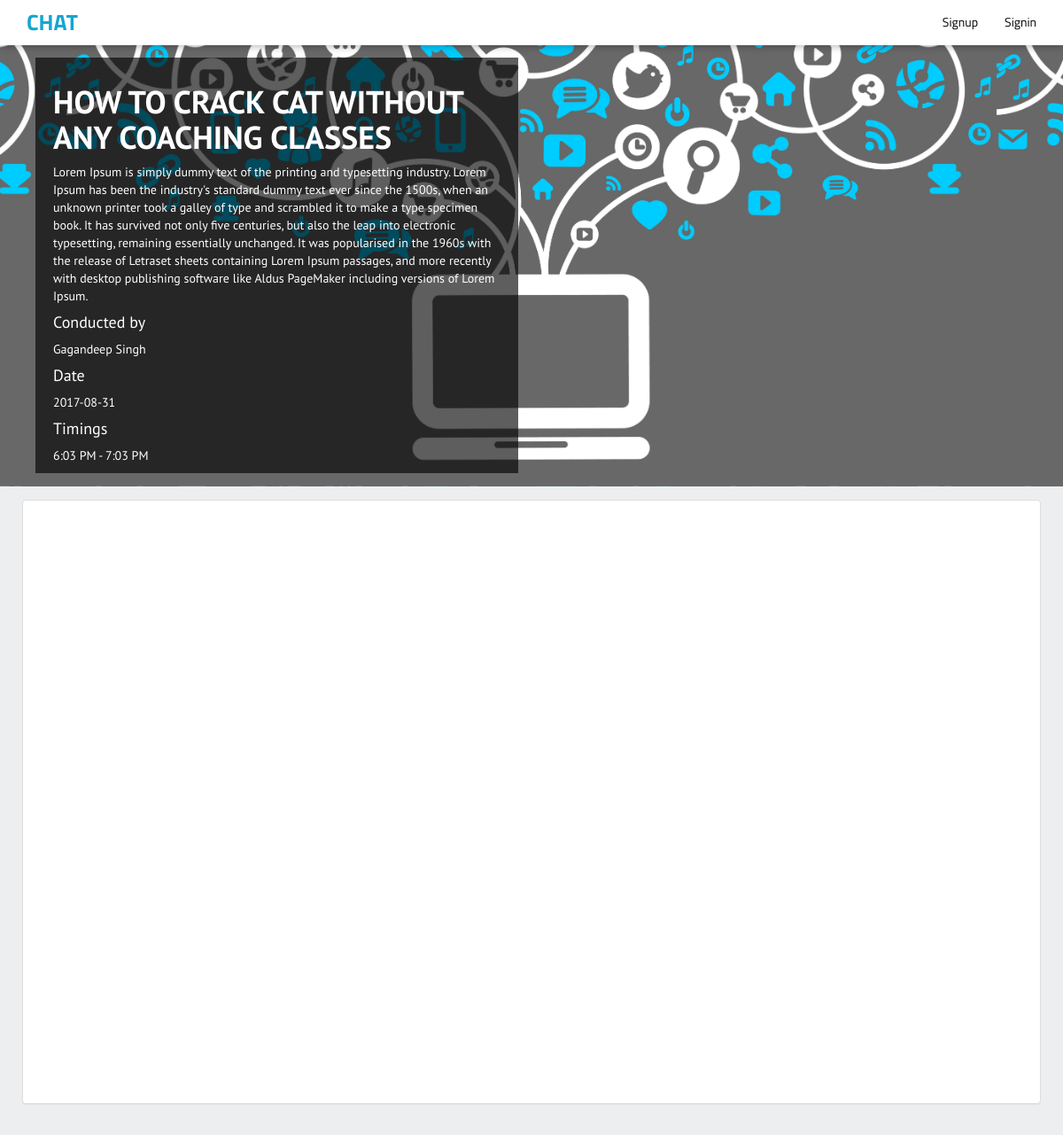
The page /class/166 on the database its author committed.
### chat/models.py (models this page shows)
class Createclass(models.Model):
    user = models.ForeignKey(User)
    Title = models.CharField(max_length=200, default='')
    Subject = models.CharField(max_length=200, default='')
    date = models.CharField(max_length=200, default='')
    From = models.CharField(max_length=60,default='')
    to = models.CharField(max_length=60,default='')
    instructor = models.CharField(max_length=60, default='')
    description = models.TextField(default='')
    Image = models.ImageField(upload_to='profile_image', blank=True)

### chat/views.py (the view)
# urls.py: url(r'^class/(?P<pk>\d+)$', views.Home, name='home'),
def Home(request,pk,template_name='home.html'):
    createclass = get_object_or_404(Createclass, pk=pk)
    abc[''] = pk
    users = User.objects.all()
    time=datetime.now()
    c = Chat.objects.all()
    return render(request, template_name, {'time':time,'home': 'active', 'chat': c, 'object':createclass,'users': users})

### templates/home.html (shortened to what this page needs)
{% load staticfiles %}
<html>
<head>
    <link rel="stylesheet" href="{% static 'chat.css' %}">
 <link rel="stylesheet" type="text/css" href="https://maxcdn.bootstrapcdn.com/bootstrap/3.3.7/css/bootstrap.min.css">
<link rel="stylesheet" type="text/css" href='{%static "css/app.css" %}'/>
</head>
<body>
<nav class="navbar navbar-default navbar-fixed-top" >
  <div class="container">
    <div class="navbar-header">
      <a class="navbar-brand" href="/">chat</a>
    </div>
    <div class="collapse navbar-collapse" id="bs-example-navbar-collapse-1">
      <ul class="nav navbar-nav navbar-right">
	  <li> {% if user.is_authenticated %}
	  <a href="#">  {{ user.first_name}}</a></li>
     <li>  <a href="{% url 'logout' %}"> logout</a></li>
	 <li><a href="/functions">Functions <i class="fa fa-user-plus"></i></a></li>
       {% else %}
	   <li><a href="/register">Signup </a></li>
       <li><a href="{% url 'login' %}">Signin </a></li>
       {% endif %}
	   </ul>
    </div>
  </div>
</nav>
<section id="banner" style="background:url('/media/{{object.Image}}');background-size:contain;max-width:100%;background-position:center ">
   <div class="container">
   <div class="row">
<div class="wrap main">
<div class="col-md-6">
<div class="overl">
 <h1><b>{{object.Title|upper}}</b></h1>
{{object.description}}
	<h4> Conducted by </h4> {{object.instructor}}
	<h4> Date </h4> {{object.date }} {{tdate}}
	<h4> Timings </h4> {{object.From}} -
   	{{object.to}}
	</div>
   </div>
   </div>
   </div>
   	</div>
</section>
   <section>
      <div class="container">
   <div class="row">
   <div class="wrap">
    <div  id="chat-body" class="panel panel-default">
        <div id="msg-list-div" class="panel-body">
        </div>
    </div>
	</div>
	</div>
	</div>
</section>
</body>
</html>

### static/chat.css (style rules this page uses)
.panel-body { overflow-y: scroll; height: 85%; }

### static/css/app.css (style rules this page uses)
body { margin-top:50px; background:#edeeef; background-size: cover; background-position: center; font-family: Lato; color: black; height:100%; font-family: 'PT Sans', sans-serif; }
html { height: 100%; }
nav { background:white !important; border-color:transparent !important; color:black; box-shadow:0px 1px 9px rgba(0, 0, 0, 0.31); font-family: 'Titillium Web', sans-serif; }
.navbar-brand { font-weight:bold; font-size:25px; text-transform:uppercase; color:#15a5d2 !important; }
nav li a { color:#000 !important; }
#banner { background:#00BCD4; }
.wrap { float:left; width:100%; padding:15px 10px; }
.wrap.main { color:white; }
.overl { background:rgba(0,0,0,0.63); float:left; width:100%; padding:10px 20px; }

### rows shown on the page
Createclass: Image (picture), Title "HOW TO CRACK CAT WITHOUT ANY COACHING CLASSES", description "Lorem Ipsum is simply dummy text of the printing and typesetting industry. Lorem Ipsum has been the industry's standard dummy text ever since the 1500s, when an unknown printer took a galley of type and scrambled it to make a type specimen book. It has survived not only five centuries, but also the leap into electronic typesetting, remaining essentially unchanged. It was popularised in the 1960s with the release of Letraset sheets containing Lorem Ipsum passages, and more recently with desktop publishing software like Aldus PageMaker including versions of Lorem Ipsum.", instructor "Gagandeep Singh", date "2017-08-31", From "6:03 PM", to "7:03 PM"
